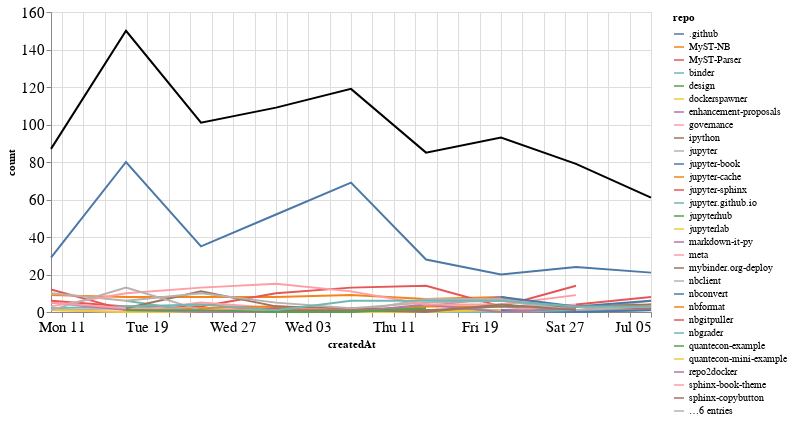

The code cell stored with this chart in its notebook:
### Markdown cell above
## Comments

### Code cell
comments_time = comments.groupby('repo').resample('W', on='createdAt').count()['author'].reset_index()
comments_time = comments_time.rename(columns={'author': 'count'})
comments_time_total = comments_time.groupby('createdAt').agg({"count": "sum"}).reset_index()
ch1 = alt.Chart(comments_time, width=600).mark_line().encode(
    x='createdAt',
    y='count',
    color='repo',
    tooltip="repo"
)

ch2 = alt.Chart(comments_time_total, width=600).mark_line(color="black").encode(
    x='createdAt',
    y='count',
)

ch1 + ch2

### Figure 1 — Vega-Lite specification as saved in the notebook (floating-point values rounded to 4 significant figures; data arrays with more than 128 entries replaced by an {"elided": "..."} marker saying what was removed)
{"config": {"axisLeft": {"labelFontSize": 15}, "axisBottom": {"labelFontSize": 15}}, "layer": [{"data": {"name": "data-3f3cccd8d20ec68ab5943a6afdeb1972"}, "mark": "line", "encoding": {"color": {"type": "nominal", "field": "repo"}, "tooltip": {"type": "nominal", "field": "repo"}, "x": {"type": "temporal", "field": "createdAt"}, "y": {"type": "quantitative", "field": "count"}}, "width": 600}, {"data": {"name": "data-7689c57d31788768a373447e58c6dc0f"}, "mark": {"type": "line", "color": "black"}, "encoding": {"x": {"type": "temporal", "field": "createdAt"}, "y": {"type": "quantitative", "field": "count"}}, "width": 600}], "$schema": "https://vega.github.io/schema/vega-lite/v4.8.1.json", "datasets": {"data-3f3cccd8d20ec68ab5943a6afdeb1972": {"elided": "185 records"}, "data-7689c57d31788768a373447e58c6dc0f": [{"createdAt": "2020-05-10T00:00:00", "count": 87}, {"createdAt": "2020-05-17T00:00:00", "count": 150}, {"createdAt": "2020-05-24T00:00:00", "count": 101}, {"createdAt": "2020-05-31T00:00:00", "count": 109}, {"createdAt": "2020-06-07T00:00:00", "count": 119}, {"createdAt": "2020-06-14T00:00:00", "count": 85}, {"createdAt": "2020-06-21T00:00:00", "count": 93}, {"createdAt": "2020-06-28T00:00:00", "count": 79}, {"createdAt": "2020-07-05T00:00:00", "count": 61}]}}
